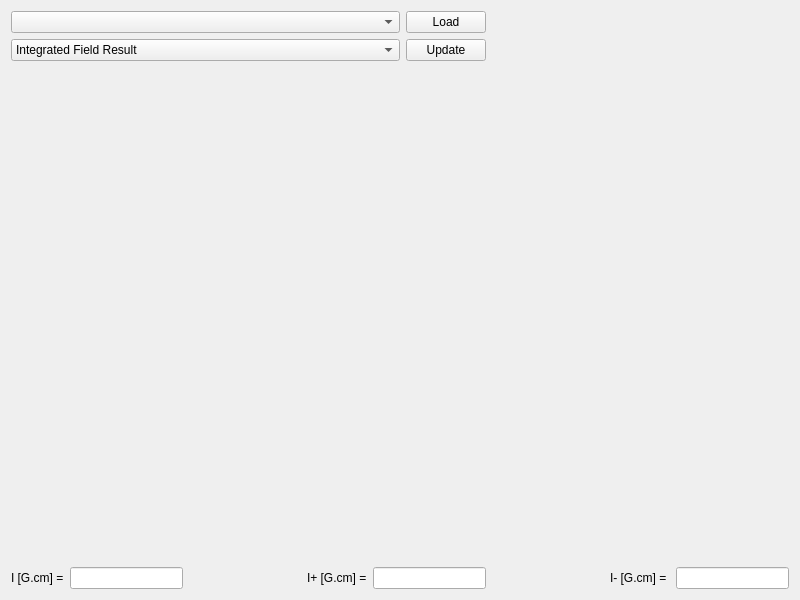
<?xml version="1.0" encoding="UTF-8"?>
<ui version="4.0">
 <class>Form</class>
 <widget class="QWidget" name="Form">
  <property name="geometry">
   <rect>
    <x>0</x>
    <y>0</y>
    <width>800</width>
    <height>600</height>
   </rect>
  </property>
  <property name="windowTitle">
   <string>Form</string>
  </property>
  <layout class="QGridLayout" name="gridLayout">
   <item row="2" column="0" colspan="8">
    <widget class="QWidget" name="wg_plot" native="true">
     <property name="sizePolicy">
      <sizepolicy hsizetype="Preferred" vsizetype="Expanding">
       <horstretch>0</horstretch>
       <verstretch>0</verstretch>
      </sizepolicy>
     </property>
    </widget>
   </item>
   <item row="3" column="0">
    <widget class="QLabel" name="label">
     <property name="sizePolicy">
      <sizepolicy hsizetype="Preferred" vsizetype="Maximum">
       <horstretch>0</horstretch>
       <verstretch>0</verstretch>
      </sizepolicy>
     </property>
     <property name="text">
      <string>I [G.cm] =</string>
     </property>
    </widget>
   </item>
   <item row="3" column="1">
    <widget class="QLineEdit" name="le_result">
     <property name="sizePolicy">
      <sizepolicy hsizetype="Expanding" vsizetype="Fixed">
       <horstretch>0</horstretch>
       <verstretch>0</verstretch>
      </sizepolicy>
     </property>
     <property name="readOnly">
      <bool>true</bool>
     </property>
    </widget>
   </item>
   <item row="3" column="2">
    <spacer name="horizontalSpacer_2">
     <property name="orientation">
      <enum>Qt::Horizontal</enum>
     </property>
     <property name="sizeHint" stdset="0">
      <size>
       <width>40</width>
       <height>20</height>
      </size>
     </property>
    </spacer>
   </item>
   <item row="3" column="3">
    <widget class="QLabel" name="label_2">
     <property name="text">
      <string>I+ [G.cm] =</string>
     </property>
    </widget>
   </item>
   <item row="3" column="4">
    <widget class="QLineEdit" name="le_result_f"/>
   </item>
   <item row="3" column="5">
    <spacer name="horizontalSpacer_3">
     <property name="orientation">
      <enum>Qt::Horizontal</enum>
     </property>
     <property name="sizeHint" stdset="0">
      <size>
       <width>40</width>
       <height>20</height>
      </size>
     </property>
    </spacer>
   </item>
   <item row="3" column="6">
    <widget class="QLabel" name="label_3">
     <property name="text">
      <string>I- [G.cm] = </string>
     </property>
    </widget>
   </item>
   <item row="3" column="7">
    <widget class="QLineEdit" name="le_result_b"/>
   </item>
   <item row="0" column="0" colspan="5">
    <layout class="QHBoxLayout" name="horizontalLayout_2">
     <item>
      <widget class="QComboBox" name="cmb_meas_name">
       <property name="sizePolicy">
        <sizepolicy hsizetype="Expanding" vsizetype="Fixed">
         <horstretch>0</horstretch>
         <verstretch>0</verstretch>
        </sizepolicy>
       </property>
      </widget>
     </item>
     <item>
      <widget class="QPushButton" name="pbt_load_meas">
       <property name="text">
        <string>Load</string>
       </property>
      </widget>
     </item>
    </layout>
   </item>
   <item row="1" column="0" colspan="5">
    <layout class="QHBoxLayout" name="horizontalLayout">
     <item>
      <widget class="QComboBox" name="cmb_plot">
       <property name="sizePolicy">
        <sizepolicy hsizetype="Preferred" vsizetype="Maximum">
         <horstretch>0</horstretch>
         <verstretch>0</verstretch>
        </sizepolicy>
       </property>
       <item>
        <property name="text">
         <string>Integrated Field Result</string>
        </property>
       </item>
       <item>
        <property name="text">
         <string>Forward Results</string>
        </property>
       </item>
       <item>
        <property name="text">
         <string>Backward Results</string>
        </property>
       </item>
       <item>
        <property name="text">
         <string>Forward/Backward Results</string>
        </property>
       </item>
       <item>
        <property name="text">
         <string>Forward Voltage</string>
        </property>
       </item>
       <item>
        <property name="text">
         <string>Backward Voltage</string>
        </property>
       </item>
       <item>
        <property name="text">
         <string>Forward/Backward Voltage</string>
        </property>
       </item>
       <item>
        <property name="text">
         <string>Positioning Error</string>
        </property>
       </item>
      </widget>
     </item>
     <item>
      <widget class="QPushButton" name="pbt_update">
       <property name="sizePolicy">
        <sizepolicy hsizetype="Maximum" vsizetype="Maximum">
         <horstretch>0</horstretch>
         <verstretch>0</verstretch>
        </sizepolicy>
       </property>
       <property name="text">
        <string>Update</string>
       </property>
      </widget>
     </item>
    </layout>
   </item>
  </layout>
 </widget>
 <resources/>
 <connections/>
</ui>
